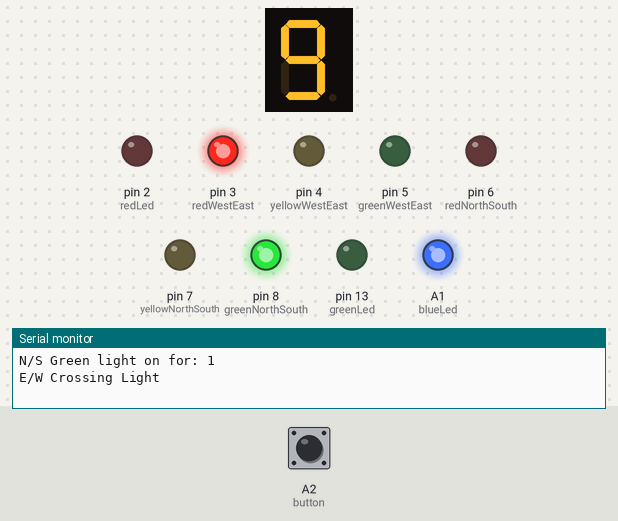
Recording of a sketch running on a simulated Arduino Uno, built with avr-gcc and run on an emulated ATmega328P. Parts: 1-digit seven-segment display, output pins drawn as LEDs (lit = HIGH), the last lines printed to the serial monitor. Wiring (inferred from the names in the program): 1-digit 7-segment display, segments lit when HIGH: segments pin 11, pin 12, A5, A3, A4, pin 10, pin 9. Inputs (shaded band) come from the test bench; at power-on: A2 (button) HIGH. The segment pins are drawn as the display they are named for; pins used as bus, display or sensor lines are not drawn.

Above: at 0.1 s.
At 5.12 s:
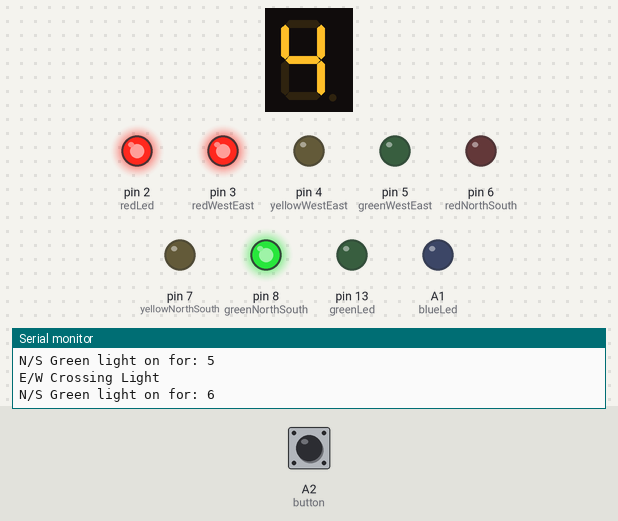
At 9.1 s:
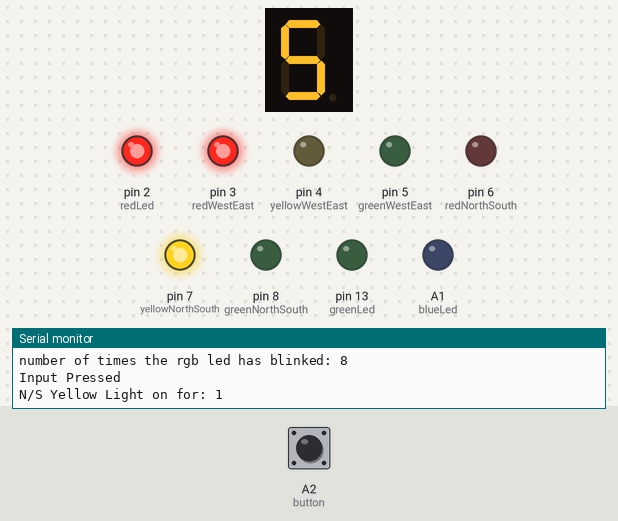
At 16.1 s:
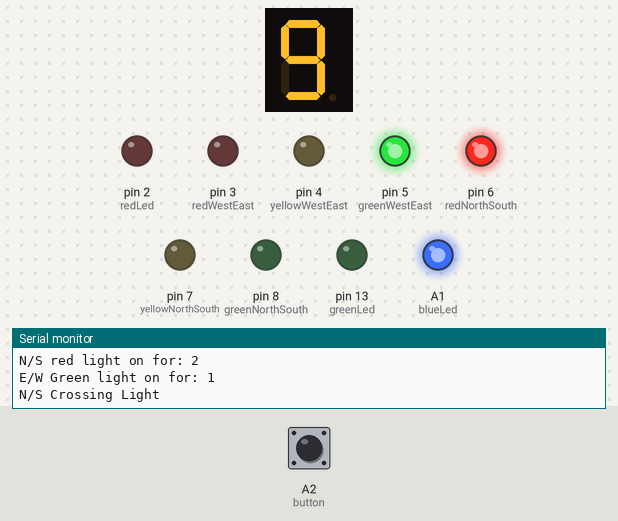
At 25.1 s:
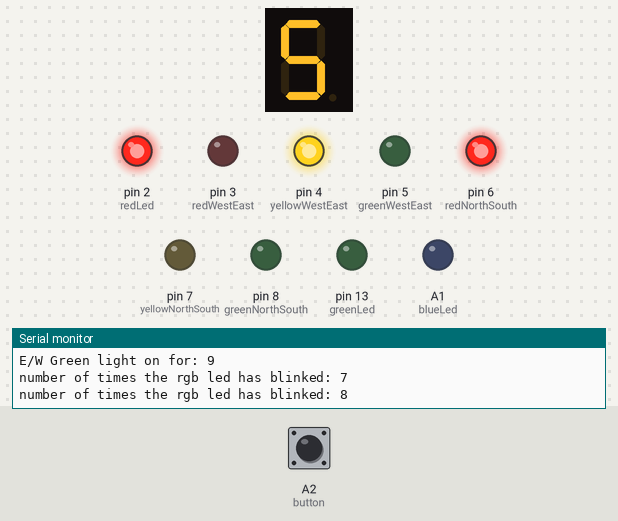
At 31.1 s:
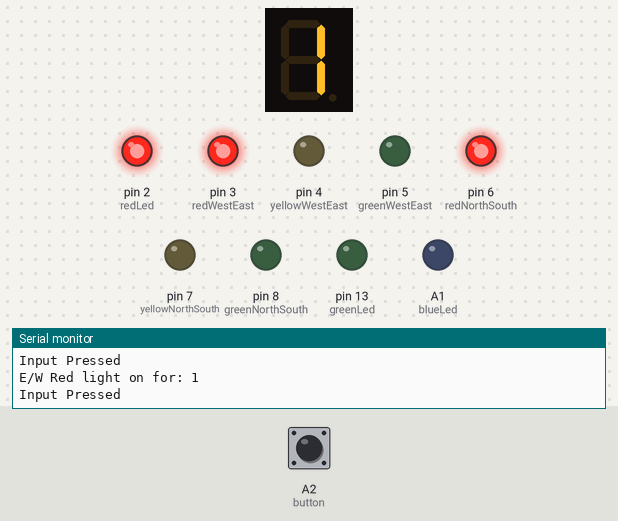
Timing chart, 0 to 40.0 s (numbered marks = the images above):
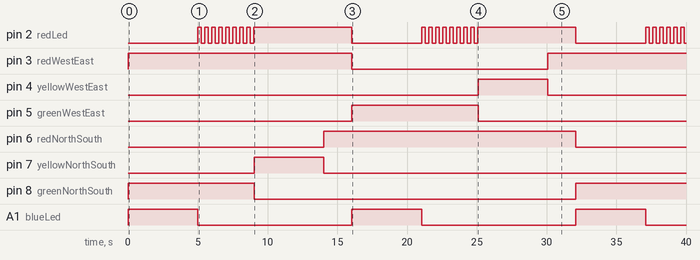

The sketch:

CrossLights.ino
```cpp
//Arya Peer - Crossing Light code

//Initialize and declare variables
int redWestEast = 3;
int yellowWestEast = 4;
int greenWestEast = 5;
int redNorthSouth = 6;
int yellowNorthSouth = 7;
int greenNorthSouth = 8;

const int a = 11;
const int b = 12;
const int c = A5;
const int d = A3;
const int e = A4;
const int f = 10;
const int g = 9;

int redLed = 2;
int greenLed = 13;
int blueLed = A1;

int num;
int button = A2;
int IN8 = 0;

void setup() {
  //set bitrate for arduino
  Serial.begin(9600);

  //set the pinmode for pins on the arduino
  pinMode(redWestEast, OUTPUT);
  pinMode(yellowWestEast, OUTPUT);
  pinMode(greenWestEast, OUTPUT);
  pinMode(redNorthSouth, OUTPUT);
  pinMode(yellowNorthSouth, OUTPUT);
  pinMode(greenNorthSouth, OUTPUT);

  pinMode(a, OUTPUT);
  pinMode(b, OUTPUT);
  pinMode(c, OUTPUT);
  pinMode(d, OUTPUT);
  pinMode(e, OUTPUT);
  pinMode(f, OUTPUT);
  pinMode(g, OUTPUT);

  pinMode (greenLed, OUTPUT);
  pinMode (redLed, OUTPUT);
  pinMode (blueLed, OUTPUT);

  pinMode (button, INPUT);
}

//Function to take rgb values as an argument and set them as the output of the rgb led
void setRGBColor (int red, int green, int blue) {
  digitalWrite (redLed, red);
  digitalWrite (greenLed, green);
  digitalWrite (blueLed, blue);
}

//Function to display numbers on the seven segment display by tyrning on and off specific segments
//This function turns on and off segments of the delay to display the number
void SevenSegmentDisplay(int num) {
  if (num == 0) {
    digitalWrite(a, HIGH);
    digitalWrite(b, HIGH);
    digitalWrite(c, HIGH);
    digitalWrite(d, HIGH);
    digitalWrite(e, HIGH);
    digitalWrite(f, HIGH);
    digitalWrite(g, LOW);
  }
  if (num == 1) {
    digitalWrite(a, LOW);
    digitalWrite(b, HIGH);
    digitalWrite(c, HIGH);
    digitalWrite(d, LOW);
    digitalWrite(e, LOW);
    digitalWrite(f, LOW);
    digitalWrite(g, LOW);
  }
  if (num == 2) {
    digitalWrite(a, HIGH);
    digitalWrite(b, HIGH);
    digitalWrite(c, LOW);
    digitalWrite(d, HIGH);
    digitalWrite(e, HIGH);
    digitalWrite(f, LOW);
    digitalWrite(g, HIGH);
  }
  if (num == 3) {
    digitalWrite(a, HIGH);
    digitalWrite(b, HIGH);
    digitalWrite(c, HIGH);
    digitalWrite(d, HIGH);
    digitalWrite(e, LOW);
    digitalWrite(f, LOW);
    digitalWrite(g, HIGH);
  }
  if (num == 4) {
    digitalWrite(a, LOW);
    digitalWrite(b, HIGH);
    digitalWrite(c, HIGH);
    digitalWrite(d, LOW);
    digitalWrite(e, LOW);
    digitalWrite(f, HIGH);
    digitalWrite(g, HIGH);
  }
  if (num == 5) {
    digitalWrite(a, HIGH);
    digitalWrite(b, LOW);
    digitalWrite(c, HIGH);
    digitalWrite(d, HIGH);
    digitalWrite(e, LOW);
    digitalWrite(f, HIGH);
    digitalWrite(g, HIGH);
  }
  if (num == 6) {
    digitalWrite(a, HIGH);
    digitalWrite(b, LOW);
    digitalWrite(c, HIGH);
    digitalWrite(d, HIGH);
    digitalWrite(e, HIGH);
    digitalWrite(f, HIGH);
    digitalWrite(g, HIGH);
  }
  if (num == 7) {
    digitalWrite(a, HIGH);
    digitalWrite(b, HIGH);
    digitalWrite(c, HIGH);
    digitalWrite(d, LOW);
    digitalWrite(e, LOW);
    digitalWrite(f, LOW);
    digitalWrite(g, LOW);
  }
  if (num == 8) {
    digitalWrite(a, HIGH);
    digitalWrite(b, HIGH);
    digitalWrite(c, HIGH);
    digitalWrite(d, HIGH);
    digitalWrite(e, HIGH);
    digitalWrite(f, HIGH);
    digitalWrite(g, HIGH);
  }
  if (num == 9) {
    digitalWrite(a, HIGH);
    digitalWrite(b, HIGH);
    digitalWrite(c, HIGH);
    digitalWrite(d, HIGH);
    digitalWrite(e, LOW);
    digitalWrite(f, HIGH);
    digitalWrite(g, HIGH);
  }
}

void loop() {
  //Read button and set color of walking light as red
  IN8 = digitalRead (button);
  setRGBColor(255, 0, 0);

  //Declare and initialize variables
  int ledOnCount = 0;
  bool permanentLoop = true;

  //permanent loop
  while (permanentLoop == true) {

    //for 9 seconds loop north south green light on and west east red light on
    for (int i = 0; i < 9; i++) {
      SevenSegmentDisplay(9 - i);
      Serial.print("N/S Green light on for: ");
      Serial.println(i + 1);

      //North South
      digitalWrite(greenNorthSouth, HIGH);
      digitalWrite(yellowNorthSouth, LOW);
      digitalWrite(redNorthSouth, LOW);

      //East West
      digitalWrite(redWestEast, HIGH);
      digitalWrite(yellowWestEast, LOW);
      digitalWrite(greenWestEast, LOW);

      //if IN8 is low delay for 1 second
      if (IN8 == LOW) {

        delay(1000);

      } else { //if IN8 is high turn on the crossing light

        // if i is less than 5 then turn on the blue light and print it's the east west crossing light
        if (i < 5) {

          Serial.println("E/W Crossing Light");
          setRGBColor(0, 0, 255);
          delay(1000);

        } else {
          //else blink red lights 250 ms on 250 ms off
          setRGBColor(255, 0, 0);
          ledOnCount += 1;
          delay (250);
          setRGBColor(0, 0, 0);
          delay (250);

          Serial.print("number of times the rgb led has blinked: ");
          Serial.println(ledOnCount);

          setRGBColor(255, 0, 0);
          ledOnCount += 1;
          delay (250);
          setRGBColor(0, 0, 0);
          delay (250);

          Serial.print("number of times the rgb led has blinked: ");
          Serial.println(ledOnCount);
        }
      }
    }

    //set in8 as 0 and set rgb as red
    IN8 = 0;
    setRGBColor(255, 0, 0);

    //for 5 seconds loop north south yellow light on and west east red light on
    for (int j = 0; j < 5; j++) {

      // if IN8 is low read the button
      if (IN8 == LOW) {
        IN8 = digitalRead (button);
      }

      //if the button has been pressed output that the button has been pressed
      if (IN8 == HIGH) {
        Serial.println("Input Pressed");
      }

      //output to seven segment display
      SevenSegmentDisplay (5 - j);
      Serial.print("N/S Yellow Light on for: ");
      Serial.println(j + 1);

      //North South
      digitalWrite(greenNorthSouth, LOW);
      digitalWrite(yellowNorthSouth, HIGH);
      digitalWrite(redNorthSouth, LOW);

      //East West
      digitalWrite(redWestEast, HIGH);
      digitalWrite(yellowWestEast, LOW);
      digitalWrite(greenWestEast, LOW);

      //delay 1 second
      delay(1000);
    }

    //for 2 seconds loop north south red light on and west east red light on
    for (int k = 0; k < 2; k++) {

      // if IN8 is low read the button
      if (IN8 == LOW) {
        IN8 = digitalRead (button);
      }

      // if IN8 is high
      if (IN8 == HIGH) {
        Serial.println("Input Pressed");
      }

      SevenSegmentDisplay (2 - k);
      Serial.print("N/S red light on for: ");
      Serial.println(k + 1);

      //North South
      digitalWrite(greenNorthSouth, LOW);
      digitalWrite(yellowNorthSouth, LOW);
      digitalWrite(redNorthSouth, HIGH);

      //East West
      digitalWrite(redWestEast, HIGH);
      digitalWrite(yellowWestEast, LOW);
      digitalWrite(greenWestEast, LOW);

      delay(1000);
    }

    //if in8 is low check for button press
    if (IN8 == LOW) {
      IN8 = digitalRead (button);
    }

    ledOnCount = 0;

    //for 9 seconds loop north south red light on and west east green light on
    for (int x = 0; x < 9; x++) {

      SevenSegmentDisplay(9 - x);
      Serial.print("E/W Green light on for: ");
      Serial.println(x + 1);

      //North South
      digitalWrite(greenNorthSouth, LOW);
      digitalWrite(yellowNorthSouth, LOW);
      digitalWrite(redNorthSouth, HIGH);

      //East West
      digitalWrite(redWestEast, LOW);
      digitalWrite(yellowWestEast, LOW);
      digitalWrite(greenWestEast, HIGH);

      //if in8 is low delay 1 second
      if (IN8 == LOW) {

        delay (1000);

      } else {//if in8 is high turn on the crossing light
        if (x < 5) {//5 second loop of crossing light on

          Serial.println("N/S Crossing Light");
          setRGBColor(0, 0, 255);
          delay(1000);

        } else {// 4 seconds of red light blinking

          setRGBColor(255, 0, 0);
          ledOnCount += 1;
          delay (250);

          setRGBColor(0, 0, 0);
          delay (250);

          Serial.print("number of times the rgb led has blinked: ");
          Serial.println(ledOnCount);

          setRGBColor(255, 0, 0);
          ledOnCount += 1;
          delay (250);

          setRGBColor(0, 0, 0);
          delay (250);

          Serial.print("number of times the rgb led has blinked: ");
          Serial.println(ledOnCount);
        }
      }
    }

    IN8 = 0;
    setRGBColor(255, 0, 0);

    //for 5 seconds loop north south red light on and west east yellow on
    for (int y = 0; y < 5; y++) {

      //if in8 is low check button
      if (IN8 == LOW) {
        IN8 = digitalRead (button);
      }

      //if in8 is high output message
      if (IN8 == HIGH) {
        Serial.println("Input Pressed");
      }

      SevenSegmentDisplay (5 - y);
      Serial.print("E/W Yellow Light on for: ");
      Serial.println(y + 1);

      //North South
      digitalWrite(greenNorthSouth, LOW);
      digitalWrite(yellowNorthSouth, LOW);
      digitalWrite(redNorthSouth, HIGH);

      //East West
      digitalWrite(redWestEast, LOW);
      digitalWrite(yellowWestEast, HIGH);
      digitalWrite(greenWestEast, LOW);

      delay(1000);

    }

    //for 2 seconds loop north south red light on and west east red light on
    for (int z = 0; z < 2; z++) {
      //if in8 is low check button
      if (IN8 == LOW) {
        IN8 = digitalRead(button);
      }

      //if in8 is high output
      if (IN8 == HIGH) {
        Serial.println("Input Pressed");
      }

      SevenSegmentDisplay (2 - z);
      Serial.print("E/W Red light on for: ");
      Serial.println(z + 1);

      //North South
      digitalWrite(greenNorthSouth, LOW);
      digitalWrite(yellowNorthSouth, LOW);
      digitalWrite(redNorthSouth, HIGH);

      //East West
      digitalWrite(redWestEast, HIGH);
      digitalWrite(yellowWestEast, LOW);
      digitalWrite(greenWestEast, LOW);

      delay(1000);
    }
  }
}
```

Measured:
- by itself, pin 3 (redWestEast): LOW → HIGH at 0.00 s, → LOW 16.0 s later, → HIGH 14.0 s later
- by itself, pin 4 (yellowWestEast): LOW → HIGH at 25.1 s, → LOW 5.0 s later
- by itself, pin 5 (greenWestEast): LOW → HIGH at 16.0 s, → LOW 9.0 s later
- by itself, pin 6 (redNorthSouth): LOW → HIGH at 14.0 s, → LOW 18.0 s later
- by itself, pin 7 (yellowNorthSouth): LOW → HIGH at 9.0 s, → LOW 5.0 s later
- by itself, pin 8 (greenNorthSouth): LOW → HIGH at 0.00 s, → LOW 9.0 s later, → HIGH 23.1 s later
- by itself, A1 (blueLed): alternates HIGH for 5.0 s and LOW for 11.0 s
- by itself, pin 2 (redLed): repeats every 16.0 s: LOW 0.25 s, HIGH 0.25 s, LOW 0.26 s, HIGH 0.25 s, LOW 0.25 s, HIGH 0.25 s, LOW 0.26 s, HIGH 0.25 s, LOW 0.25 s, HIGH 0.25 s, LOW 0.26 s, 2 × (HIGH 0.25 s, LOW 0.25 s), HIGH 7.0 s, LOW 5.0 s, HIGH 0.25 s
